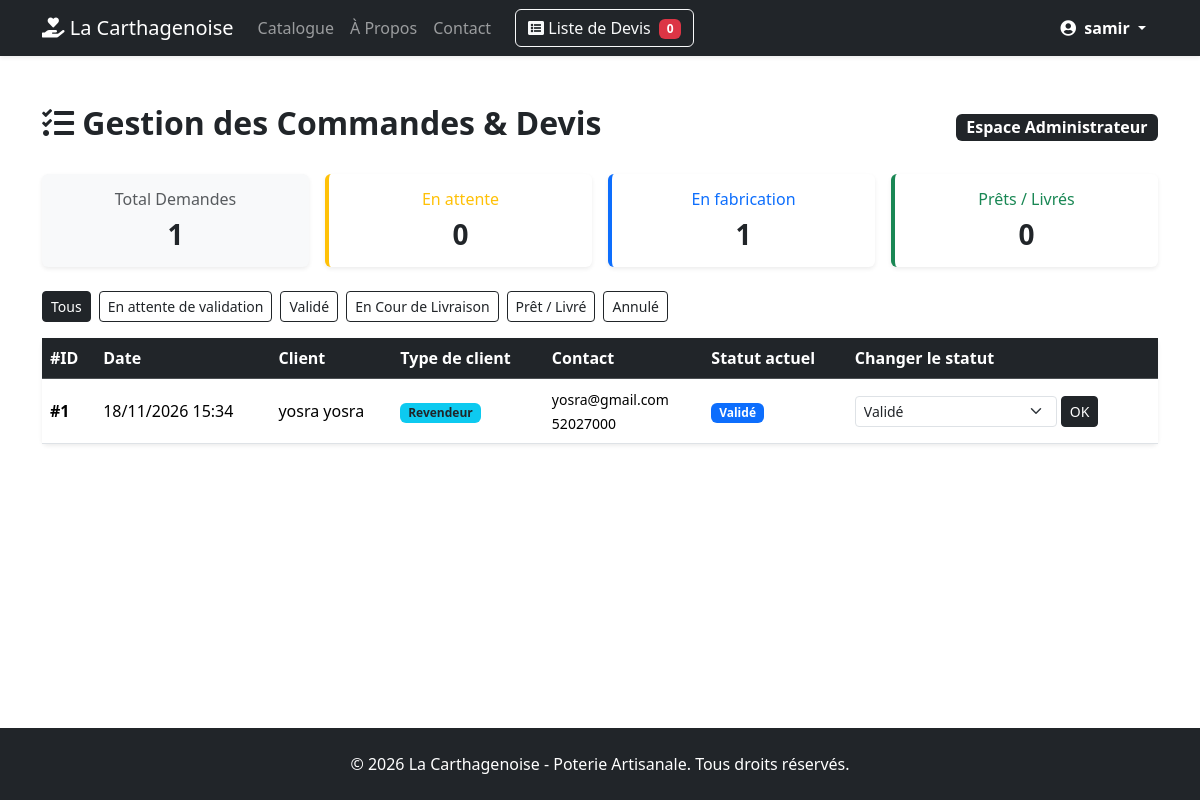
/devis/administration/commandes/ (signed in), run on an earlier commit of the app's database.
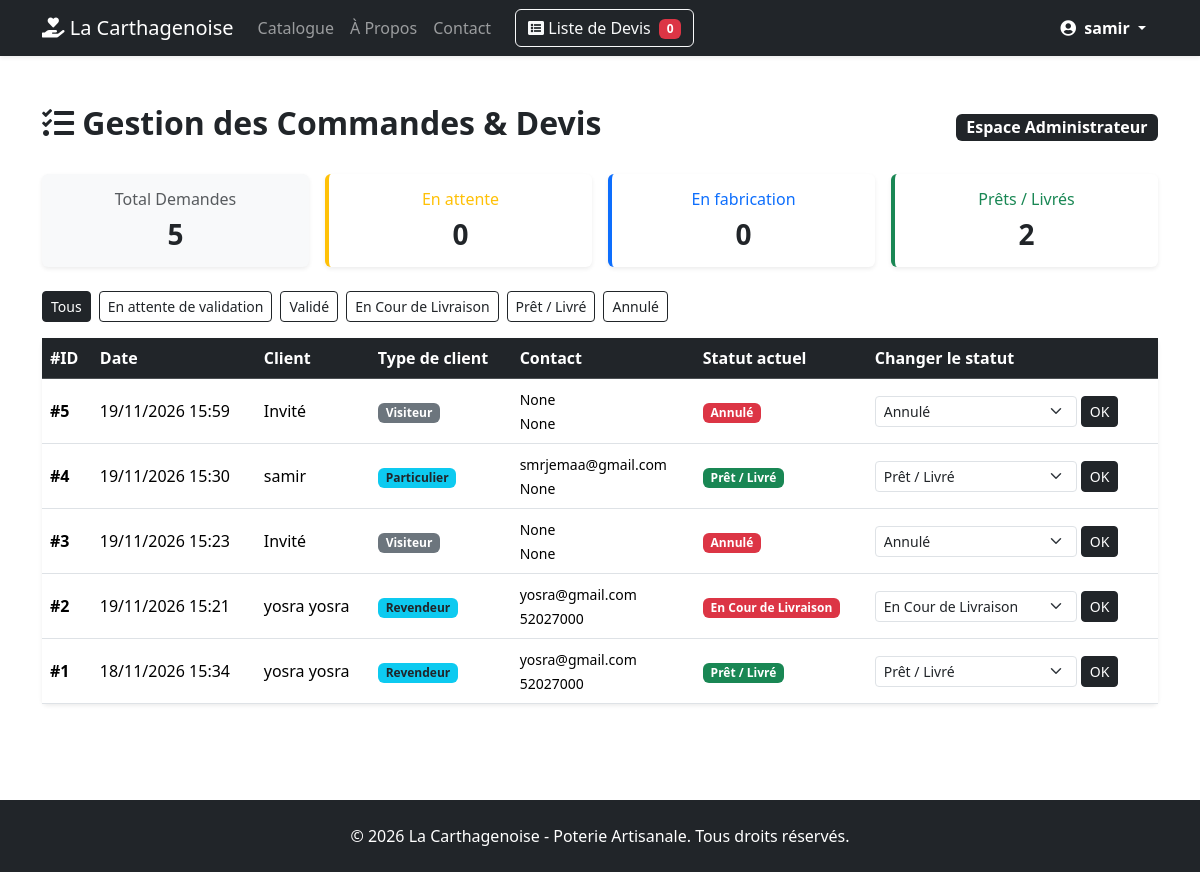
And on a later commit of the database.
### devis/models.py (models this page shows, shortened)
class Devis(models.Model):
    STATUT_CHOICES = [
        ('attente', 'En attente de validation'),
        ('valide', 'Validé'),
        ('Livraison', 'En Cour de Livraison'),
        ('termine', 'Prêt / Livré'),
        ('annule', 'Annulé'),
    ]
    utilisateur = models.ForeignKey(
        User, on_delete=models.SET_NULL, null=True, blank=True
    )
    nom_client = models.CharField(max_length=100, blank=True, null=True)
    email_client = models.EmailField(blank=True, null=True)
    telephone = models.CharField(max_length=20, blank=True, null=True)
    date_creation = models.DateTimeField(auto_now_add=True)
    statut = models.CharField(
        max_length=20, choices=STATUT_CHOICES, default='attente'
    )

### utilisateur/models.py (models this page shows, shortened)
class ProfilUtilisateur(models.Model):
    TYPE_CLIENT_CHOICES = [
        ('particulier', 'Particulier'),
        ('revendeur', 'Revendeur'),
        ('artisan', 'Artisan / Partenaire'),
    ]
    user = models.OneToOneField(
        User, on_delete=models.CASCADE, related_name='profil'
    )
    type_client = models.CharField(
        max_length=20,
        choices=TYPE_CLIENT_CHOICES,
        default='particulier',
        verbose_name="Type de client"
    )
    telephone = models.CharField(
        max_length=20, blank=True, null=True, verbose_name="Téléphone"
    )
    adresse = models.TextField(blank=True, null=True, verbose_name="Adresse")
    nom_entreprise = models.CharField(
        max_length=150, blank=True, null=True, verbose_name="Nom de l'entreprise / Boutique"
    )
    matricule_fiscal = models.CharField(
        max_length=50, blank=True, null=True, verbose_name="Matricule Fiscal / N° TVA"
    )

### devis/views.py (the view)
# urls.py: path('administration/commandes/', views.gestion_commandes, name='gestion_commandes'),
@staff_member_required(login_url='utilisateur:login')
def gestion_commandes(request):
    statut_filtre = request.GET.get('statut', '')
    commandes = Devis.objects.all().order_by('-date_creation')
    if statut_filtre:
        commandes = commandes.filter(statut=statut_filtre)
    stats = {
        'total': Devis.objects.count(),
        'attente': Devis.objects.filter(statut='attente').count(),
        'valide': Devis.objects.filter(statut='valide').count(),
        'termine': Devis.objects.filter(statut='termine').count(),
        'annule': Devis.objects.filter(statut='annule').count(),
    }
    context = {
        'commandes': commandes,
        'stats': stats,
        'statut_filtre': statut_filtre,
        'statut_choices': Devis.STATUT_CHOICES,
    }
    return render(request, 'devis/gestion_commandes.html', context)

### devis/templatetags/devis_extras.py (called while the page is built)
@register.simple_tag(takes_context=True)
def devis_count(context):
    request = context['request']
    devis_panier = request.session.get(DEVIS_SESSION_KEY)
    if devis_panier:
        return len(devis_panier)
    return 0

### devis/templates/devis/gestion_commandes.html (shortened to what the changed rows need)
{% extends 'base.html' %}
{% block content %}
<div class="my-4">
    <div class="d-flex justify-content-between align-items-center mb-4">
        <h2 class="fw-bold"><i class="fas fa-tasks text-dark"></i> Gestion des Commandes & Devis</h2>
    </div>
    <div class="row g-3 mb-4">
        <div class="col-md-3">
            <div class="card border-0 shadow-sm bg-light">
                <div class="card-body text-center">
                    <h6 class="text-muted">Total Demandes</h6>
                    <h3 class="fw-bold mb-0">{{ stats.total }}</h3>
                </div>
            </div>
        </div>
        <div class="col-md-3">
            <div class="card border-0 shadow-sm border-start border-primary border-4">
                <div class="card-body text-center">
                    <h6 class="text-primary">En fabrication</h6>
                    <h3 class="fw-bold mb-0">{{ stats.valide }}</h3>
                </div>
            </div>
        </div>
        <div class="col-md-3">
            <div class="card border-0 shadow-sm border-start border-success border-4">
                <div class="card-body text-center">
                    <h6 class="text-success">Prêts / Livrés</h6>
                    <h3 class="fw-bold mb-0">{{ stats.termine }}</h3>
                </div>
            </div>
        </div>
    </div>
    <div class="mb-3 d-flex flex-wrap gap-2">
        <a href="{% url 'devis:gestion_commandes' %}" class="btn btn-sm {% if not statut_filtre %}btn-dark{% else %}btn-outline-dark{% endif %}">
            Tous
        </a>
        {% for code, label in statut_choices %}
            <a href="?statut={{ code }}" class="btn btn-sm {% if statut_filtre == code %}btn-dark{% else %}btn-outline-dark{% endif %}">
                {{ label }}
            </a>
        {% endfor %}
    </div>
    <div class="card border-0 shadow-sm">
        <div class="table-responsive">
            <table class="table table-hover align-middle mb-0">
                <thead class="table-dark">
                    <tr>
                        <th>#ID</th>
                        <th>Date</th>
                        <th>Client</th>
                        <th>Type de client</th>
                        <th>Contact</th>
                        <th>Statut actuel</th>
                        <th>Changer le statut</th>
                    </tr>
                </thead>
                <tbody>
                    {% for cmd in commandes %}
                        <tr>
                            <td class="fw-bold">#{{ cmd.id }}</td>
                            <td>{{ cmd.date_creation|date:"d/m/Y H:i" }}</td>
                            <td>
                                {% if cmd.utilisateur %}
                                    {{ cmd.utilisateur.get_full_name|default:cmd.utilisateur.username }}
                                {% else %}
                                    {{ cmd.nom_client|default:"Invité" }}
                                {% endif %}
                            </td>
                            <td>
                                {% if cmd.utilisateur and cmd.utilisateur.profil %}
                                    <span class="badge bg-info text-dark">
                                        {{ cmd.utilisateur.profil.get_type_client_display }}
                                    </span>
                                {% else %}
                                    <span class="badge bg-secondary">Visiteur</span>
                                {% endif %}
                            </td>
                            <td>
                                <small>
                                    {{ cmd.utilisateur.email|default:cmd.email_client }}<br>
                                    {{ cmd.utilisateur.profil.telephone|default:cmd.telephone }}
                                </small>
                            </td>
                            <td>
                                {% if cmd.statut == 'attente' %}
                                    <span class="badge bg-warning text-dark">{{ cmd.get_statut_display }}</span>
                                {% elif cmd.statut == 'valide' %}
                                    <span class="badge bg-primary">{{ cmd.get_statut_display }}</span>
                                {% elif cmd.statut == 'termine' %}
                                    <span class="badge bg-success">{{ cmd.get_statut_display }}</span>
                                {% else %}
                                    <span class="badge bg-danger">{{ cmd.get_statut_display }}</span>
                                {% endif %}
                            </td>
                            <td>
                                <form method="post" action="{% url 'devis:changer_statut_commande' cmd.id %}" class="d-flex gap-1">
                                    <select name="statut" class="form-select form-select-sm" style="width: auto;">
                                        {% for code, label in statut_choices %}
                                            <option value="{{ code }}" {% if cmd.statut == code %}selected{% endif %}>
                                                {{ label }}
                                            </option>
                                        {% endfor %}
                                    </select>
                                    <button type="submit" class="btn btn-sm btn-dark">OK</button>
                                </form>
                            </td>
                        </tr>
                    {% empty %}
                        <tr>
                            <td colspan="7" class="text-center py-4 text-muted">
                                Aucune commande ou demande de devis trouvée.
                            </td>
                        </tr>
                    {% endfor %}
                </tbody>
            </table>
        </div>
    </div>
</div>
{% endblock %}

What changed in the data, as far as the page shows it:
added Devis: id "5", date_creation "19/11/2026 15:59", nom_client "Invité", shows "Visiteur", utilisateur.email "None", utilisateur.profil.telephone "None", statut "Annulé"
added Devis: id "4", date_creation "19/11/2026 15:30", utilisateur.get_full_name "samir", utilisateur.profil.type_client "Particulier", utilisateur.email "smrjemaa@gmail.com", utilisateur.profil.telephone "None", statut "Prêt / Livré"
added Devis: id "3", date_creation "19/11/2026 15:23", nom_client "Invité", shows "Visiteur", utilisateur.email "None", utilisateur.profil.telephone "None", statut "Annulé"
added Devis: id "2", date_creation "19/11/2026 15:21", utilisateur.get_full_name "yosra yosra", utilisateur.profil.type_client "Revendeur", utilisateur.email "yosra@gmail.com", utilisateur.profil.telephone "52027000", statut "En Cour de Livraison"
changed Devis id 1: statut "Validé" → "Prêt / Livré"
Also different on the page:
{{ stats.total }}: "1" → "5"
{{ stats.valide }}: "1" → "0"
{{ stats.termine }}: "0" → "2"
